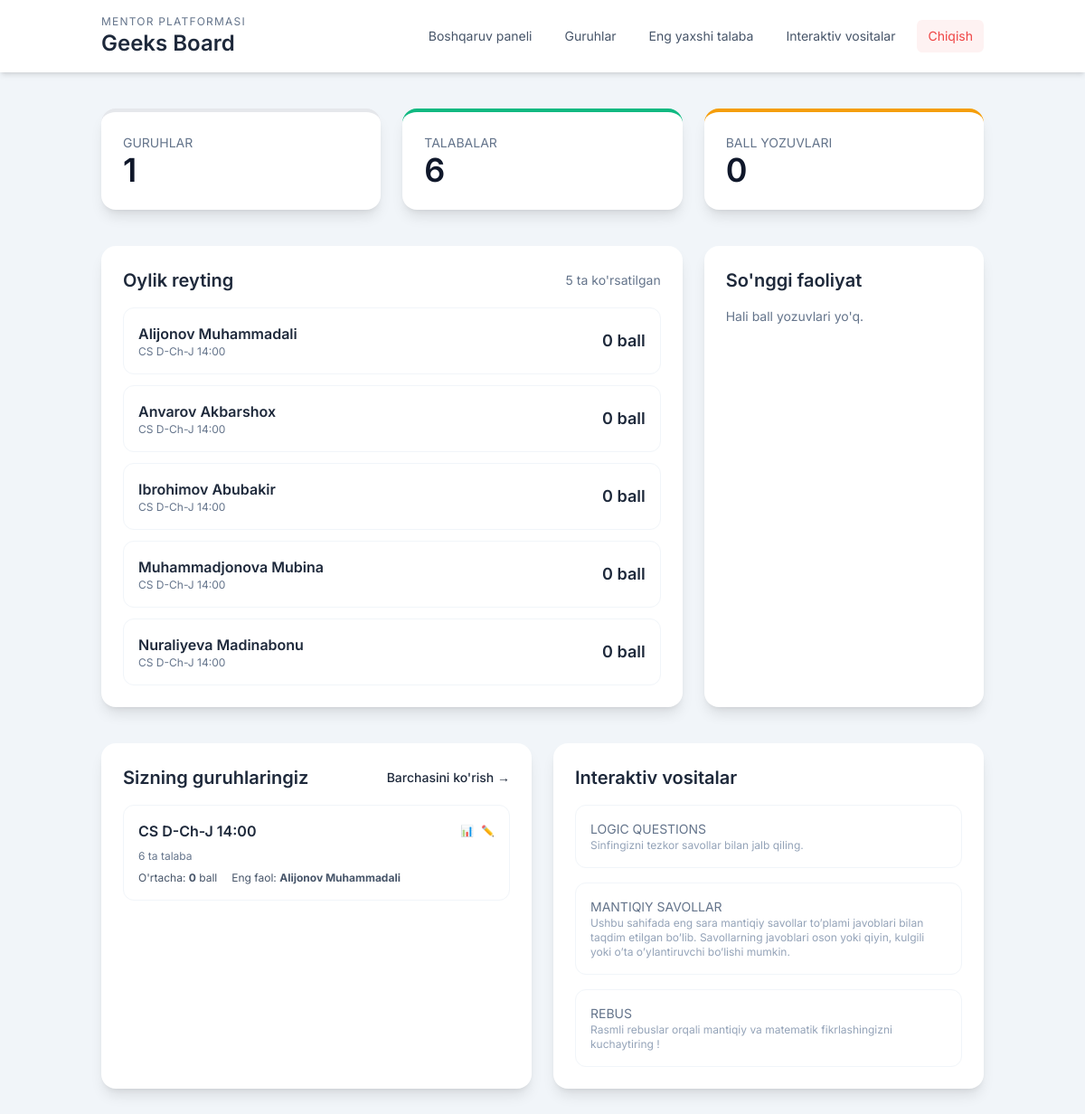
/ (signed in), run on an earlier commit of the app's database.
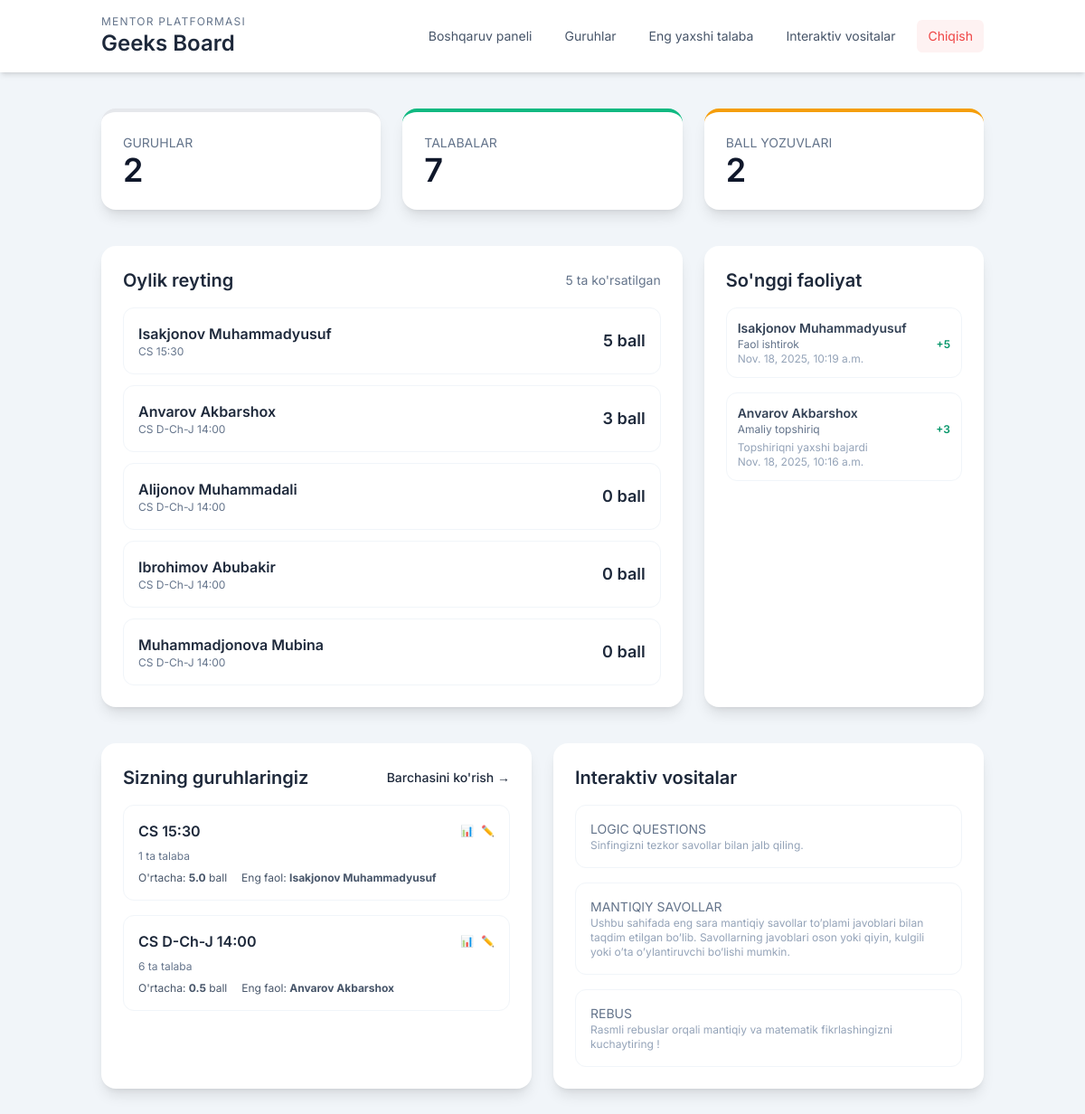
And on a later commit of the database.
### core/models.py (models this page shows, shortened)
class Student(models.Model):
    group = models.ForeignKey(
        Group,
        on_delete=models.CASCADE,
        related_name='students',
    )
    full_name = models.CharField(max_length=200)
    birth_date = models.DateField(null=True, blank=True)
    phone = models.CharField(max_length=32, blank=True)
    parent_phone = models.CharField(max_length=32, blank=True)
    notes = models.TextField(blank=True)
    class Meta:
        ordering = ['full_name']

class Group(models.Model):
    mentor = models.ForeignKey(
        Mentor,
        on_delete=models.CASCADE,
        related_name='groups',
    )
    name = models.CharField(max_length=150)
    subject = models.CharField(max_length=120, blank=True)
    schedule = models.CharField(max_length=255, blank=True)
    start_date = models.DateField(null=True, blank=True)
    class Meta:
        unique_together = ('mentor', 'name')
        ordering = ['name']
    def student_count(self) -> int:
        return self.students.count()

class InteractiveCategory(models.Model):
    name = models.CharField(max_length=150, unique=True)
    description = models.TextField(blank=True)
    color = models.CharField(
        max_length=20,
        help_text='Tailwind color keyword such as emerald, purple, sky',
        default='sky',
    )
    is_active = models.BooleanField(default=True)
    class Meta:
        ordering = ['name']

class StudentPoint(models.Model):
    student = models.ForeignKey(
        Student,
        on_delete=models.CASCADE,
        related_name='points',
    )
    category = models.ForeignKey(
        PointCategory,
        on_delete=models.CASCADE,
        related_name='student_points',
    )
    score = models.SmallIntegerField(help_text='Can be positive (added) or negative (removed)')
    reason = models.CharField(max_length=255, blank=True, help_text='Why points were given or removed')
    date = models.DateTimeField(default=timezone.now)
    note = models.CharField(max_length=255, blank=True)
    class Meta:
        ordering = ['-date']

class PointCategory(models.Model):
    PARTICIPATION = 'participation'
    ATTENDANCE = 'attendance'
    HOMEWORK = 'homework'
    DISCIPLINE = 'discipline'
    KNOWLEDGE = 'knowledge'
    CATEGORY_CHOICES = [
        (PARTICIPATION, 'Participation'),
        (ATTENDANCE, 'Attendance'),
        (HOMEWORK, 'Homework'),
        (DISCIPLINE, 'Discipline'),
        (KNOWLEDGE, 'Knowledge'),
    ]
    name = models.CharField(max_length=120, unique=True)
    slug = models.SlugField(max_length=80, unique=True)
    description = models.TextField(blank=True)
    max_score = models.PositiveSmallIntegerField(default=10)
    is_active = models.BooleanField(default=True)
    class Meta:
        ordering = ['name']

### core/views.py (the view)
# urls.py: path('', views.dashboard, name='dashboard'),
@login_required
def dashboard(request):
    mentor = _require_mentor(request)
    if not mentor:
        return redirect('login')
    groups = mentor.groups.prefetch_related('students')
    student_ids = Student.objects.filter(group__mentor=mentor).values_list('id', flat=True)
    start, end = _current_month_range()
    leaderboard = (
        Student.objects.filter(id__in=student_ids)
        .annotate(
            month_total=Sum(
                'points__score',
                filter=models.Q(points__date__date__range=(start, end)),
                default=0,
            )
        )
        .order_by('-month_total', 'full_name')[:5]
    )
    stats = {
        'group_count': groups.count(),
        'student_count': sum(group.students.count() for group in groups),
        'point_entries': StudentPoint.objects.filter(student__group__mentor=mentor).count(),
    }
    recent_points = (
        StudentPoint.objects.filter(student__group__mentor=mentor)
        .select_related('student', 'category')
        .order_by('-date')[:5]
    )
    group_analytics = []
    for group in groups:
        avg_score = group.students.annotate(
            total_points=Sum('points__score', default=0)
        ).aggregate(avg=Avg('total_points'))['avg'] or 0
        most_active = (
            group.students.annotate(
                activity_count=Count('points', filter=Q(points__score__gt=0))
            )
            .order_by('-activity_count')
            .first()
        )
        group_analytics.append({
            'group': group,
            'avg_score': round(avg_score, 1),
            'most_active': most_active,
        })
    context = {
        'mentor': mentor,
        'groups': groups,
        'leaderboard': leaderboard,
        'stats': stats,
        'recent_points': recent_points,
        'categories': PointCategory.objects.filter(is_active=True),
        'interactive_categories': InteractiveCategory.objects.filter(is_active=True)[:4],
        'group_analytics': group_analytics,
    }
    return render(request, 'dashboard.html', context)

### core/views.py (called while the page is built)
def _current_month_range(target_date: Optional[date] = None):
    today = target_date or date.today()
    start = today.replace(day=1)
    _, last_day = calendar.monthrange(today.year, today.month)
    end = today.replace(day=last_day)
    return start, end

def _require_mentor(request):
    mentor = getattr(request.user, 'mentor_profile', None)
    if not mentor:
        messages.error(request, 'Bu hisobga mentor profili bog\'lanmagan.')
        return None
    return mentor

### project/templates/dashboard.html (shortened to what this page needs)
{% extends "base.html" %}
{% block content %}
<div class="grid gap-6 md:grid-cols-3">
    <div class="bg-white shadow-lg rounded-2xl p-6 border-t-4 border-accent">
        <p class="text-sm uppercase text-slate-500">Guruhlar</p>
        <p class="text-4xl font-semibold text-slate-900">{{ stats.group_count }}</p>
    </div>
    <div class="bg-white shadow-lg rounded-2xl p-6 border-t-4 border-emerald-500">
        <p class="text-sm uppercase text-slate-500">Talabalar</p>
        <p class="text-4xl font-semibold text-slate-900">{{ stats.student_count }}</p>
    </div>
    <div class="bg-white shadow-lg rounded-2xl p-6 border-t-4 border-amber-500">
        <p class="text-sm uppercase text-slate-500">Ball yozuvlari</p>
        <p class="text-4xl font-semibold text-slate-900">{{ stats.point_entries }}</p>
    </div>
</div>
<div class="mt-10 grid gap-6 lg:grid-cols-3">
    <div class="lg:col-span-2 bg-white shadow-lg rounded-2xl p-6">
        <div class="flex items-center justify-between mb-4">
            <h2 class="text-xl font-semibold text-slate-800">Oylik reyting</h2>
            <span class="text-sm text-slate-500">{{ leaderboard|length }} ta ko'rsatilgan</span>
        </div>
        <div class="space-y-3">
            {% for student in leaderboard %}
            <div class="flex items-center justify-between p-4 rounded-xl border border-slate-100 hover:border-accent/30">
                <div>
                    <p class="font-semibold text-slate-800">{{ student.full_name }}</p>
                    <p class="text-xs text-slate-500">{{ student.group.name }}</p>
                </div>
                <span class="text-lg font-semibold text-accent">{{ student.month_total|default:0 }} ball</span>
            </div>
            {% empty %}
            <p class="text-sm text-slate-500">Bu oy uchun ma'lumot yo'q.</p>
            {% endfor %}
        </div>
    </div>
    <div class="bg-white shadow-lg rounded-2xl p-6">
        <h2 class="text-xl font-semibold text-slate-800 mb-4">So'nggi faoliyat</h2>
        <div class="space-y-4 max-h-[320px] overflow-y-auto">
            {% for point in recent_points %}
            <div class="border border-slate-100 rounded-xl p-3">
                <p class="text-sm font-semibold text-slate-700">{{ point.student.full_name }}</p>
                <p class="text-xs text-slate-500 flex justify-between">
                    <span>{{ point.category.name }}</span>
                    <span class="font-semibold {% if point.score > 0 %}text-emerald-600{% elif point.score < 0 %}text-red-600{% else %}text-slate-600{% endif %}">
                        {% if point.score > 0 %}+{% endif %}{{ point.score }}
                    </span>
                </p>
                {% if point.reason %}
                <p class="text-xs text-slate-400 mt-1">{{ point.reason }}</p>
                {% endif %}
                <p class="text-xs text-slate-400">{{ point.date }}</p>
            </div>
            {% empty %}
            <p class="text-sm text-slate-500">Hali ball yozuvlari yo'q.</p>
            {% endfor %}
        </div>
    </div>
</div>
<div class="mt-10 grid gap-6 md:grid-cols-2">
    <div class="bg-white shadow-lg rounded-2xl p-6">
        <div class="flex items-center justify-between mb-4">
            <h2 class="text-xl font-semibold text-slate-800">Sizning guruhlaringiz</h2>
            <a href="{% url 'group_list' %}" class="text-sm text-accent hover:underline font-medium">Barchasini ko'rish →</a>
        </div>
        <div class="space-y-4">
            {% for group in groups %}
            <div class="border border-slate-100 hover:border-accent/30 rounded-xl p-4">
                <div class="flex items-center justify-between mb-2">
                    <a href="{% url 'student_list' group.id %}" class="font-semibold text-slate-800 hover:text-accent">
                        {{ group.name }}
                    </a>
                    <div class="flex gap-2">
                        <a href="{% url 'analytics_dashboard' group.id %}" class="text-xs text-slate-500 hover:text-purple-600" title="Analitika">📊</a>
                        <a href="{% url 'group_edit' group.id %}" class="text-xs text-slate-500 hover:text-accent" title="Tahrirlash">✏️</a>
                    </div>
                </div>
                <p class="text-xs text-slate-500 mb-2">{{ group.student_count }} ta talaba</p>
                {% for analytics in group_analytics %}
                    {% if analytics.group.id == group.id %}
                    <div class="flex gap-4 text-xs text-slate-600">
                        <span>O'rtacha: <strong>{{ analytics.avg_score }}</strong> ball</span>
                        {% if analytics.most_active %}
                        <span>Eng faol: <strong>{{ analytics.most_active.full_name }}</strong></span>
                        {% endif %}
                    </div>
                    {% endif %}
                {% endfor %}
            </div>
            {% endfor %}
        </div>
    </div>
    <div class="bg-white shadow-lg rounded-2xl p-6">
        <h2 class="text-xl font-semibold text-slate-800 mb-4">Interaktiv vositalar</h2>
        <div class="grid gap-4">
            {% for category in interactive_categories %}
            <a href="{% url 'interactive_question' category.id %}" class="block rounded-xl p-4 border border-slate-100 hover:border-accent/30">
                <p class="text-sm uppercase text-slate-500">{{ category.name }}</p>
                <p class="text-xs text-slate-400">{{ category.description|default:"Sinfingizni tezkor savollar bilan jalb qiling." }}</p>
            </a>
            {% empty %}
            <p class="text-sm text-slate-500">Admin panelida interaktiv kategoriyalarni qo'shing.</p>
            {% endfor %}
        </div>
    </div>
</div>
{% endblock %}

### project/templates/base.html (shortened to what this page needs)
<!DOCTYPE html>
<html lang="en">
<head>
    <script src="https://cdn.tailwindcss.com"></script>
</head>
<body class="min-h-screen bg-slate-100 text-slate-800">
    <div class="bg-white shadow-md">
        <div class="container mx-auto px-6 py-4 flex flex-col gap-4 lg:flex-row lg:items-center lg:justify-between">
            <div>
                <p class="text-xs uppercase tracking-widest text-slate-500">Mentor Platformasi</p>
                <h1 class="text-2xl font-semibold text-accent">Geeks Board</h1>
            </div>
            {% if user.is_authenticated %}
            <nav class="flex flex-wrap gap-3 text-sm text-slate-600">
                <a href="{% url 'dashboard' %}" class="px-3 py-2 rounded-md hover:bg-accent/10 text-accent">Boshqaruv paneli</a>
                <a href="{% url 'group_list' %}" class="px-3 py-2 rounded-md hover:bg-accent/10 text-accent">Guruhlar</a>
                <a href="{% url 'best_student' %}" class="px-3 py-2 rounded-md hover:bg-accent/10 text-accent">Eng yaxshi talaba</a>
                <a href="{% url 'interactive_categories' %}" class="px-3 py-2 rounded-md hover:bg-accent/10 text-accent">Interaktiv vositalar</a>
                <form action="{% url 'logout' %}" method="post" class="inline">
                    <button class="px-3 py-2 rounded-md bg-red-50 text-red-500 hover:bg-red-100">Chiqish</button>
                </form>
            </nav>
            {% endif %}
        </div>
    </div>
    <main class="container mx-auto px-6 py-10">
        {% block content %}{% endblock %}
    </main>
</body>
</html>

### project/templates/base.html (style rules this page uses)
body { font-family: 'Inter', sans-serif; background-color: #f8fafc; }

What changed in the data, as far as the page shows it:
no longer on this page (row unchanged): Student: full_name "Nuraliyeva Madinabonu", group.name "CS D-Ch-J 14:00", month_total "0"
added Student: full_name "Isakjonov Muhammadyusuf", group.name "CS 15:30", month_total "5"
shown differently, row unchanged: Student "Anvarov Akbarshox": month_total "0" → "3"; moves up the list
added StudentPoint: student.full_name "Isakjonov Muhammadyusuf", category.name "Faol ishtirok", score "5", date "Nov. 18, 2025, 10:19 a.m."
added StudentPoint: student.full_name "Anvarov Akbarshox", category.name "Amaliy topshiriq", score "3", reason "Topshiriqni yaxshi bajardi", date "Nov. 18, 2025, 10:16 a.m."
added Group: name "CS 15:30", student_count "1", avg_score "5.0", most_active.full_name "Isakjonov Muhammadyusuf"
computed for Group "CS D-Ch-J 14:00": avg_score "0" → "0.5"; most_active.full_name "Alijonov Muhammadali" → "Anvarov Akbarshox"
Also different on the page:
{{ stats.group_count }}: "1" → "2"
{{ stats.student_count }}: "6" → "7"
{{ stats.point_entries }}: "0" → "2"
text no longer shown: "Hali ball yozuvlari yo'q."
